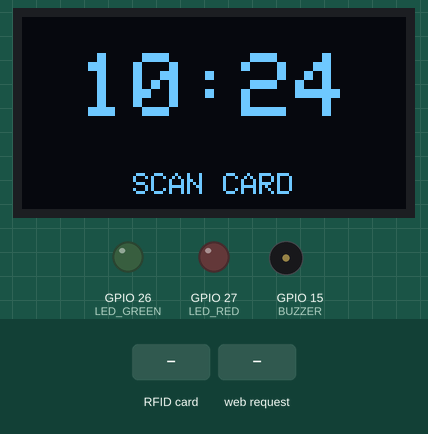
Simulated run of this sketch. Board: ESP32. Parts: 128×64 one-colour display, output pins drawn as LEDs (lit = HIGH), buzzer (waves = sounding, pin HIGH). The inputs (shaded band) are chosen by the test bench. WiFi joins after 1.5 s; servers stay silent unless stated; uploads are accepted with an empty reply; the local clock reads 2024-03-15 10:24:30 at power-on unless the sketch sets it; storage starts empty; what the sketch prints to the serial monitor is not drawn.

Above: at 8.1 s.
8.2 s: RFID card 5E 7A 19 C4 held to the reader
At 9.4 s:
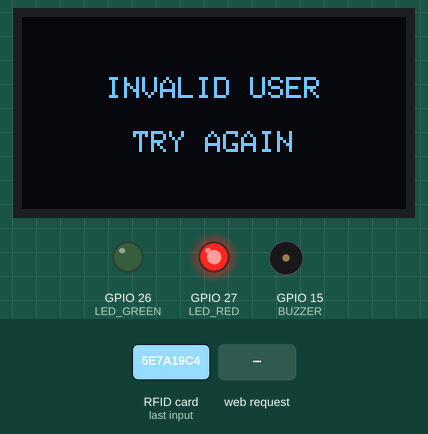
11.2 s: HTTP request GET /add?name=1 received
At 12.3 s:
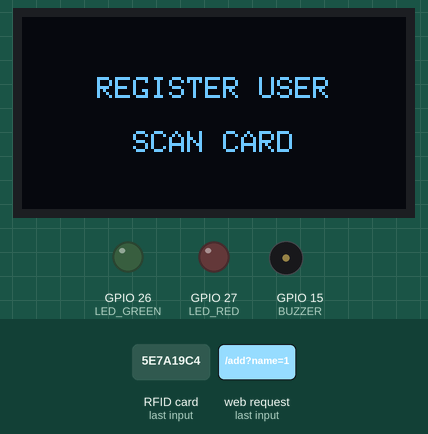
12.7 s: RFID card 5E 7A 19 C4 held to the reader
At 13.2 s:
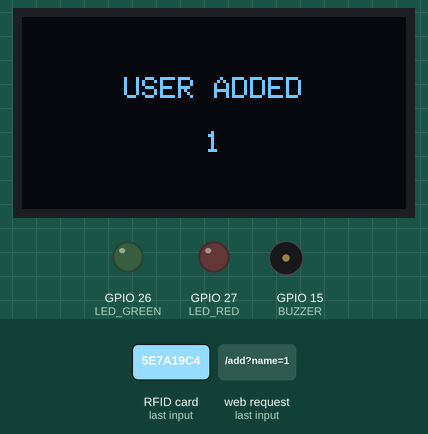
15.7 s: RFID card 5E 7A 19 C4 held to the reader
At 16.4 s:
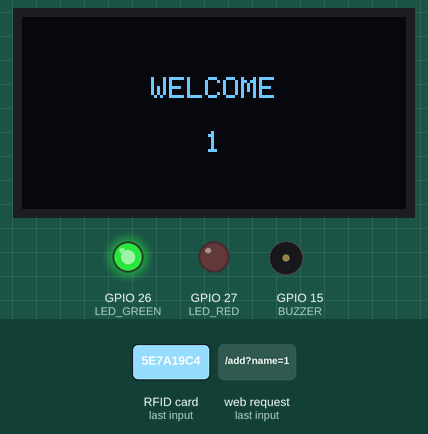
18.7 s: HTTP request GET /add?name=0 received
At 19.2 s:
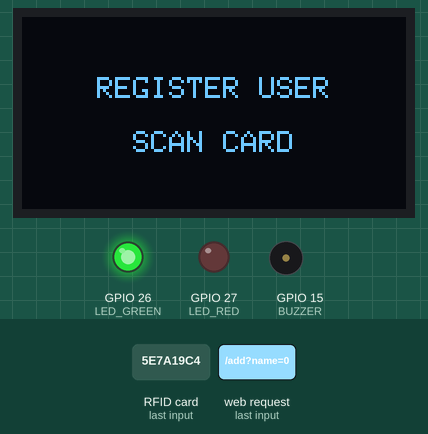
21.5 s: RFID card 5E 7A 19 C4 held to the reader
At 22.9 s:
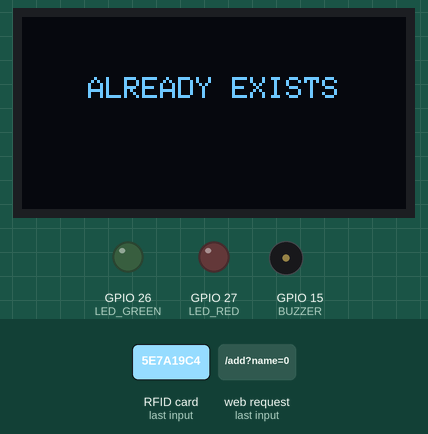
Timing chart, 0 to 24.5 s (numbered marks = the images above; inputs shaded):
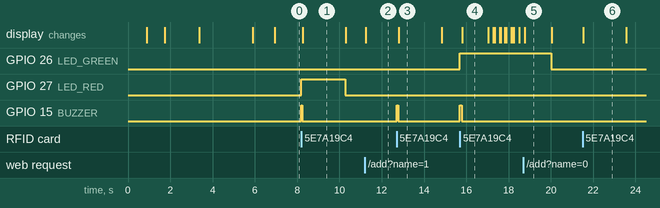

The sketch:

NFC_Code.ino
```cpp
#include <WiFi.h>
#include <SPI.h>
#include <Wire.h>
#include <SPIFFS.h>
#include <SD.h>
#include <Adafruit_PN532.h>
#include <Adafruit_GFX.h>
#include <Adafruit_SSD1306.h>
#include <ESPAsyncWebServer.h>
#include <HTTPClient.h>
#include <RTClib.h>

/* ================= CONFIG ================= */
const char* ssid = "Iqoo_neo_10";
const char* password = "esp32222";
String googleURL =
"https://script.google.com/macros/s/AKfycbyFsdpEfl4hqpepQZTWno8o2aLAOQwtoYYzmjAtvqp5e95fuJ1OtC3msS_FoeUYf8-V/exec";

/* ===== PIN DEFINITIONS ===== */
// PN532 (VSPI)
#define PN532_SS   5

// SD card (HSPI)
#define SD_CS      25
#define SD_SCK     14
#define SD_MISO    12
#define SD_MOSI    13

// I2C
#define I2C_SDA    21
#define I2C_SCL    22

// IO
#define BUZZER     15
#define LED_GREEN  26
#define LED_RED    27

#define SCREEN_WIDTH 128
#define SCREEN_HEIGHT 64
/* ========================================= */

// SPI buses
SPIClass hspi(HSPI);

// Modules
Adafruit_PN532 nfc(PN532_SS, &SPI);
Adafruit_SSD1306 display(SCREEN_WIDTH, SCREEN_HEIGHT, &Wire, -1);
RTC_DS3231 rtc;
AsyncWebServer server(80);

/* ================= USERS ================= */
struct User {
  String uid;
  String name;
};

User users[50];
int userCount = 0;

bool registerMode = false;
String pendingName = "";

/* ================= TIME ================= */
String hh = "--", mm = "--";
unsigned long lastClockUpdate = 0;

/* ================= UTIL ================= */
void beep(uint16_t ms = 80) {
  digitalWrite(BUZZER, HIGH);
  delay(ms);
  digitalWrite(BUZZER, LOW);
}

String urlEncode(const String &s) {
  String out = "";
  char buf[4];
  for (char c : s) {
    if (isalnum(c)) out += c;
    else if (c == ' ') out += "%20";
    else {
      sprintf(buf, "%%%02X", (uint8_t)c);
      out += buf;
    }
  }
  return out;
}

/* ================= DISPLAY ================= */
void centerText(const String &t, int y, int size = 1) {
  int16_t x1, y1;
  uint16_t w, h;
  display.setTextSize(size);
  display.getTextBounds(t, 0, 0, &x1, &y1, &w, &h);
  display.setCursor((SCREEN_WIDTH - w) / 2, y);
  display.print(t);
}

void showScreen(const String &l1, const String &l2 = "") {
  display.clearDisplay();
  display.setTextColor(SSD1306_WHITE);
  centerText(l1, 20, 1);
  if (l2 != "") centerText(l2, 38, 1);
  display.display();
}

void progressBar() {
  for (int i = 0; i <= 100; i += 5) {
    display.clearDisplay();
    display.drawRect(10, 40, 108, 10, SSD1306_WHITE);
    display.fillRect(12, 42, i, 6, SSD1306_WHITE);
    display.display();
    delay(35);
  }
}

void showClock() {
  if (millis() - lastClockUpdate >= 1000) {
    DateTime now = rtc.now();
    char b1[3], b2[3];
    sprintf(b1, "%02d", now.hour());
    sprintf(b2, "%02d", now.minute());
    hh = b1;
    mm = b2;
    lastClockUpdate = millis();
  }

  display.clearDisplay();
  display.setTextSize(3);
  centerText(hh + ":" + mm, 12, 3);
  centerText("SCAN CARD", 52, 1);
  display.display();
}

/* ================= STORAGE ================= */
int findUser(const String &uid) {
  for (int i = 0; i < userCount; i++)
    if (users[i].uid == uid) return i;
  return -1;
}

void saveUsers() {
  File f = SPIFFS.open("/users.txt", "w");
  for (int i = 0; i < userCount; i++) {
    f.println(users[i].uid + "," + users[i].name);
  }
  f.close();
}

void loadUsers() {
  if (!SPIFFS.exists("/users.txt")) return;
  File f = SPIFFS.open("/users.txt", "r");
  while (f.available()) {
    String l = f.readStringUntil('\n');
    int c = l.indexOf(',');
    if (c > 0 && userCount < 50)
      users[userCount++] = { l.substring(0, c), l.substring(c + 1) };
  }
  f.close();
}

/* ================= SD ================= */
void logToSD(const String &uid, const String &name) {
  File f = SD.open("/attendance.csv", FILE_APPEND);
  if (!f) return;

  DateTime n = rtc.now();
  f.printf("%04d-%02d-%02d,%02d:%02d:%02d,%s,%s\n",
           n.year(), n.month(), n.day(),
           n.hour(), n.minute(), n.second(),
           uid.c_str(), name.c_str());
  f.close();
}

/* ================= NFC ================= */
String readUID() {
  uint8_t uid[7], len;
  if (!nfc.readPassiveTargetID(PN532_MIFARE_ISO14443A, uid, &len)) return "";
  String s = "";
  for (int i = 0; i < len; i++) {
    if (uid[i] < 0x10) s += "0";
    s += String(uid[i], HEX);
  }
  s.toUpperCase();
  return s;
}

/* ================= SETUP ================= */
void setup() {
  Serial.begin(115200);

  pinMode(BUZZER, OUTPUT);
  pinMode(LED_GREEN, OUTPUT);
  pinMode(LED_RED, OUTPUT);

  Wire.begin(I2C_SDA, I2C_SCL);

  // SPI buses
  SPI.begin();                               // VSPI → PN532
  hspi.begin(SD_SCK, SD_MISO, SD_MOSI, SD_CS); // HSPI → SD

  display.begin(SSD1306_SWITCHCAPVCC, 0x3C);
  showScreen("ATTENDANCE", "SYSTEM");
  delay(800);
  showScreen("BOOTING...");
  delay(800);

  SPIFFS.begin(true);
  loadUsers();

  rtc.begin();

  WiFi.begin(ssid, password);
  while (WiFi.status() != WL_CONNECTED) {
    showScreen("CONNECTING", "WIFI...");
    delay(300);
  }

  configTime(6 * 3600, 0, "pool.ntp.org");
  struct tm t;
  if (getLocalTime(&t)) {
    rtc.adjust(DateTime(
      t.tm_year + 1900, t.tm_mon + 1, t.tm_mday,
      t.tm_hour, t.tm_min, t.tm_sec
    ));
  }

  showScreen("WIFI CONNECTED", WiFi.localIP().toString());
  delay(2000);

  // PN532
  nfc.begin();
  if (!nfc.getFirmwareVersion()) {
    Serial.println("PN532 NOT FOUND");
    while (1);
  }
  nfc.SAMConfig();

  // SD (retry logic)
  bool sdOK = false;
  delay(500);
  for (int i = 0; i < 3; i++) {
    if (SD.begin(SD_CS, hspi)) {
      sdOK = true;
      break;
    }
    delay(300);
  }
  Serial.println(sdOK ? "SD OK" : "SD INIT FAILED");

  /* ===== ADMIN WEB SERVER ===== */
  server.on("/", HTTP_GET, [](AsyncWebServerRequest *req) {
    req->send(200, "text/html",
      "<h2>ESP32 Attendance Admin</h2>"
      "<form action='/add'>Name: <input name='name'>"
      "<input type='submit' value='Add User'></form><br>"
      "<form action='/remove'>UID: <input name='uid'>"
      "<input type='submit' value='Remove User'></form>"
    );
  });

  server.on("/add", HTTP_GET, [](AsyncWebServerRequest *req) {
    if (!req->hasParam("name")) {
      req->send(400, "text/plain", "Missing name");
      return;
    }
    pendingName = req->getParam("name")->value();
    registerMode = true;
    showScreen("REGISTER USER", "SCAN CARD");
    req->send(200, "text/plain", "Scan card now");
  });

  server.on("/remove", HTTP_GET, [](AsyncWebServerRequest *req) {
    if (!req->hasParam("uid")) {
      req->send(400, "text/plain", "Missing UID");
      return;
    }
    String uid = req->getParam("uid")->value();
    uid.toUpperCase();
    int idx = findUser(uid);
    if (idx >= 0) {
      users[idx] = users[--userCount];
      saveUsers();
      req->send(200, "text/plain", "User removed");
    } else {
      req->send(404, "text/plain", "UID not found");
    }
  });

  server.begin();

  showScreen("SYSTEM READY");
  delay(1000);
}

/* ================= LOOP ================= */
void loop() {
  showClock();

  String uid = readUID();
  if (uid == "") return;

  Serial.print("RFID UID: ");
  Serial.println(uid);

  if (registerMode) {
    if (findUser(uid) == -1 && userCount < 50) {
      users[userCount++] = { uid, pendingName };
      saveUsers();
      beep();
      showScreen("USER ADDED", pendingName);
      delay(2000);
    } else {
      showScreen("ALREADY EXISTS");
      delay(2000);
    }
    registerMode = false;
    return;
  }

  int idx = findUser(uid);
  if (idx == -1) {
    digitalWrite(LED_RED, HIGH);
    beep(40);
    showScreen("INVALID USER", "TRY AGAIN");
    delay(2000);
    digitalWrite(LED_RED, LOW);
    return;
  }

  digitalWrite(LED_GREEN, HIGH);
  beep();
  showScreen("WELCOME", users[idx].name);
  delay(1200);

  progressBar();
  logToSD(uid, users[idx].name);

  if (WiFi.status() == WL_CONNECTED) {
    HTTPClient http;
    http.begin(googleURL +
               "?uid=" + uid +
               "&name=" + urlEncode(users[idx].name));
    http.GET();
    http.end();
  }

  showScreen("SYNC COMPLETE");
  delay(1500);
  digitalWrite(LED_GREEN, LOW);
}
```

Measured:
- after the input at 8.2 s, GPIO 27 (LED_RED): LOW → HIGH at once, → LOW 2.1 s later; GPIO 15 (BUZZER): LOW → HIGH at once, → LOW 0.04 s later; the display: changes after 0.07 s (image 1)
- after the input at 11.2 s, the display: changes after 0.06 s (image 2)
- after the input at 12.7 s, GPIO 15 (BUZZER): LOW → HIGH at once, → LOW 0.08 s later; the display: changes after 0.12 s (image 3)
- after the input at 15.7 s, GPIO 26 (LED_GREEN): LOW → HIGH at once; GPIO 15 (BUZZER): LOW → HIGH at once, → LOW 0.08 s later; the display: changes after 0.11 s (image 4)
- after the input at 18.7 s, the display: changes after 0.06 s (image 5)
- after the input at 21.5 s, the display: changes at once (image 6)
- what the display in image 1 shows lasts 2.0 s, from 8.3 s to 10.3 s
